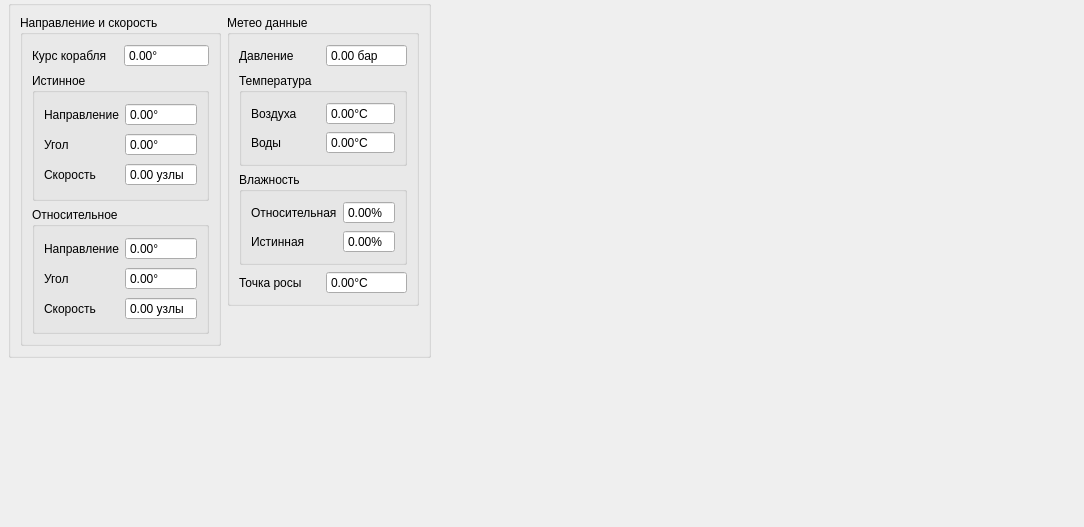
<?xml version="1.0" encoding="UTF-8"?>
<ui version="4.0">
 <class>Weather</class>
 <widget class="QWidget" name="Weather">
  <property name="geometry">
   <rect>
    <x>0</x>
    <y>0</y>
    <width>1084</width>
    <height>527</height>
   </rect>
  </property>
  <property name="windowTitle">
   <string>Form</string>
  </property>
  <layout class="QGridLayout" name="gridLayout_8">
   <property name="leftMargin">
    <number>8</number>
   </property>
   <property name="topMargin">
    <number>0</number>
   </property>
   <property name="rightMargin">
    <number>8</number>
   </property>
   <property name="bottomMargin">
    <number>0</number>
   </property>
   <item row="0" column="0">
    <widget class="QGroupBox" name="groupBox">
     <property name="title">
      <string/>
     </property>
     <layout class="QGridLayout" name="gridLayout_7">
      <item row="0" column="0" rowspan="2">
       <widget class="QGroupBox" name="groupBox_2">
        <property name="title">
         <string>Направление и скорость </string>
        </property>
        <property name="checkable">
         <bool>false</bool>
        </property>
        <property name="checked">
         <bool>false</bool>
        </property>
        <layout class="QGridLayout" name="gridLayout_3">
         <item row="0" column="0">
          <layout class="QHBoxLayout" name="horizontalLayout">
           <item>
            <widget class="QLabel" name="label_7">
             <property name="text">
              <string>Курс корабля</string>
             </property>
            </widget>
           </item>
           <item>
            <widget class="QDoubleSpinBox" name="doubleSpinBox_Curs_ship">
             <property name="wrapping">
              <bool>true</bool>
             </property>
             <property name="buttonSymbols">
              <enum>QAbstractSpinBox::NoButtons</enum>
             </property>
             <property name="suffix">
              <string>°</string>
             </property>
             <property name="maximum">
              <double>358.899999999999977</double>
             </property>
            </widget>
           </item>
          </layout>
         </item>
         <item row="1" column="0">
          <widget class="QGroupBox" name="groupBox_3">
           <property name="title">
            <string>Истинное</string>
           </property>
           <property name="checkable">
            <bool>false</bool>
           </property>
           <layout class="QGridLayout" name="gridLayout">
            <item row="0" column="0">
             <widget class="QLabel" name="label">
              <property name="text">
               <string>Направление</string>
              </property>
             </widget>
            </item>
            <item row="0" column="1">
             <widget class="QDoubleSpinBox" name="doubleSpinBox_Direction_T">
              <property name="wrapping">
               <bool>true</bool>
              </property>
              <property name="buttonSymbols">
               <enum>QAbstractSpinBox::NoButtons</enum>
              </property>
              <property name="suffix">
               <string>°</string>
              </property>
              <property name="maximum">
               <double>369.000000000000000</double>
              </property>
             </widget>
            </item>
            <item row="1" column="0">
             <widget class="QLabel" name="label_2">
              <property name="text">
               <string>Угол</string>
              </property>
             </widget>
            </item>
            <item row="1" column="1">
             <widget class="QDoubleSpinBox" name="doubleSpinBox_Angle_T">
              <property name="wrapping">
               <bool>true</bool>
              </property>
              <property name="readOnly">
               <bool>true</bool>
              </property>
              <property name="buttonSymbols">
               <enum>QAbstractSpinBox::NoButtons</enum>
              </property>
              <property name="suffix">
               <string>°</string>
              </property>
              <property name="decimals">
               <number>2</number>
              </property>
              <property name="minimum">
               <double>-180.000000000000000</double>
              </property>
              <property name="maximum">
               <double>180.000000000000000</double>
              </property>
             </widget>
            </item>
            <item row="2" column="0">
             <widget class="QLabel" name="label_3">
              <property name="text">
               <string>Скорость</string>
              </property>
             </widget>
            </item>
            <item row="2" column="1">
             <widget class="QDoubleSpinBox" name="doubleSpinBox_Speed_T">
              <property name="buttonSymbols">
               <enum>QAbstractSpinBox::NoButtons</enum>
              </property>
              <property name="suffix">
               <string> узлы</string>
              </property>
             </widget>
            </item>
           </layout>
          </widget>
         </item>
         <item row="2" column="0">
          <widget class="QGroupBox" name="groupBox_4">
           <property name="title">
            <string>Относительное</string>
           </property>
           <property name="checkable">
            <bool>false</bool>
           </property>
           <layout class="QGridLayout" name="gridLayout_2">
            <item row="0" column="0">
             <widget class="QLabel" name="label_5">
              <property name="text">
               <string>Направление</string>
              </property>
             </widget>
            </item>
            <item row="0" column="1">
             <widget class="QDoubleSpinBox" name="doubleSpinBox_Direction_R">
              <property name="wrapping">
               <bool>true</bool>
              </property>
              <property name="buttonSymbols">
               <enum>QAbstractSpinBox::NoButtons</enum>
              </property>
              <property name="suffix">
               <string>°</string>
              </property>
              <property name="maximum">
               <double>369.000000000000000</double>
              </property>
             </widget>
            </item>
            <item row="1" column="0">
             <widget class="QLabel" name="label_6">
              <property name="text">
               <string>Угол</string>
              </property>
             </widget>
            </item>
            <item row="1" column="1">
             <widget class="QDoubleSpinBox" name="doubleSpinBox_Angle_R">
              <property name="wrapping">
               <bool>true</bool>
              </property>
              <property name="readOnly">
               <bool>true</bool>
              </property>
              <property name="buttonSymbols">
               <enum>QAbstractSpinBox::NoButtons</enum>
              </property>
              <property name="suffix">
               <string>°</string>
              </property>
              <property name="decimals">
               <number>2</number>
              </property>
              <property name="minimum">
               <double>-180.000000000000000</double>
              </property>
              <property name="maximum">
               <double>180.000000000000000</double>
              </property>
             </widget>
            </item>
            <item row="2" column="0">
             <widget class="QLabel" name="label_4">
              <property name="text">
               <string>Скорость</string>
              </property>
             </widget>
            </item>
            <item row="2" column="1">
             <widget class="QDoubleSpinBox" name="doubleSpinBox_Speed_R">
              <property name="buttonSymbols">
               <enum>QAbstractSpinBox::NoButtons</enum>
              </property>
              <property name="suffix">
               <string> узлы</string>
              </property>
             </widget>
            </item>
           </layout>
          </widget>
         </item>
        </layout>
       </widget>
      </item>
      <item row="0" column="1">
       <widget class="QGroupBox" name="groupBox_5">
        <property name="title">
         <string>Метео данные</string>
        </property>
        <layout class="QGridLayout" name="gridLayout_6">
         <item row="0" column="0" colspan="2">
          <layout class="QHBoxLayout" name="horizontalLayout_2">
           <item>
            <widget class="QLabel" name="label_8">
             <property name="text">
              <string>Давление</string>
             </property>
            </widget>
           </item>
           <item>
            <widget class="QDoubleSpinBox" name="doubleSpinBox_pressure_B">
             <property name="buttonSymbols">
              <enum>QAbstractSpinBox::NoButtons</enum>
             </property>
             <property name="suffix">
              <string> бар</string>
             </property>
            </widget>
           </item>
          </layout>
         </item>
         <item row="1" column="0" colspan="2">
          <widget class="QGroupBox" name="groupBox_6">
           <property name="title">
            <string>Температура</string>
           </property>
           <layout class="QGridLayout" name="gridLayout_4">
            <item row="0" column="0">
             <widget class="QLabel" name="label_9">
              <property name="text">
               <string>Воздуха</string>
              </property>
             </widget>
            </item>
            <item row="0" column="1">
             <widget class="QDoubleSpinBox" name="doubleSpinBox_Air_Temp">
              <property name="buttonSymbols">
               <enum>QAbstractSpinBox::NoButtons</enum>
              </property>
              <property name="suffix">
               <string>°С</string>
              </property>
             </widget>
            </item>
            <item row="1" column="0">
             <widget class="QLabel" name="label_10">
              <property name="text">
               <string>Воды</string>
              </property>
             </widget>
            </item>
            <item row="1" column="1">
             <widget class="QDoubleSpinBox" name="doubleSpinBox_Water_temp">
              <property name="buttonSymbols">
               <enum>QAbstractSpinBox::NoButtons</enum>
              </property>
              <property name="suffix">
               <string>°С</string>
              </property>
             </widget>
            </item>
           </layout>
          </widget>
         </item>
         <item row="2" column="0" colspan="2">
          <widget class="QGroupBox" name="groupBox_7">
           <property name="title">
            <string>Влажность</string>
           </property>
           <layout class="QGridLayout" name="gridLayout_5">
            <item row="0" column="0">
             <widget class="QLabel" name="label_11">
              <property name="text">
               <string>Относительная</string>
              </property>
             </widget>
            </item>
            <item row="0" column="1">
             <widget class="QDoubleSpinBox" name="doubleSpinBox_humidity_R">
              <property name="buttonSymbols">
               <enum>QAbstractSpinBox::NoButtons</enum>
              </property>
              <property name="suffix">
               <string>%</string>
              </property>
             </widget>
            </item>
            <item row="1" column="0">
             <widget class="QLabel" name="label_12">
              <property name="text">
               <string>Истинная</string>
              </property>
             </widget>
            </item>
            <item row="1" column="1">
             <widget class="QDoubleSpinBox" name="doubleSpinBox_humidity_T">
              <property name="buttonSymbols">
               <enum>QAbstractSpinBox::NoButtons</enum>
              </property>
              <property name="suffix">
               <string>%</string>
              </property>
             </widget>
            </item>
           </layout>
          </widget>
         </item>
         <item row="3" column="0">
          <widget class="QLabel" name="label_13">
           <property name="text">
            <string>Точка росы</string>
           </property>
          </widget>
         </item>
         <item row="3" column="1">
          <widget class="QDoubleSpinBox" name="doubleSpinBox_Dew">
           <property name="buttonSymbols">
            <enum>QAbstractSpinBox::NoButtons</enum>
           </property>
           <property name="suffix">
            <string>°С</string>
           </property>
          </widget>
         </item>
        </layout>
       </widget>
      </item>
      <item row="1" column="1">
       <spacer name="verticalSpacer">
        <property name="orientation">
         <enum>Qt::Vertical</enum>
        </property>
        <property name="sizeHint" stdset="0">
         <size>
          <width>20</width>
          <height>40</height>
         </size>
        </property>
       </spacer>
      </item>
     </layout>
    </widget>
   </item>
   <item row="0" column="1">
    <spacer name="horizontalSpacer">
     <property name="orientation">
      <enum>Qt::Horizontal</enum>
     </property>
     <property name="sizeHint" stdset="0">
      <size>
       <width>533</width>
       <height>20</height>
      </size>
     </property>
    </spacer>
   </item>
   <item row="1" column="0">
    <spacer name="verticalSpacer_2">
     <property name="orientation">
      <enum>Qt::Vertical</enum>
     </property>
     <property name="sizeHint" stdset="0">
      <size>
       <width>20</width>
       <height>125</height>
      </size>
     </property>
    </spacer>
   </item>
  </layout>
 </widget>
 <resources/>
 <connections/>
</ui>
